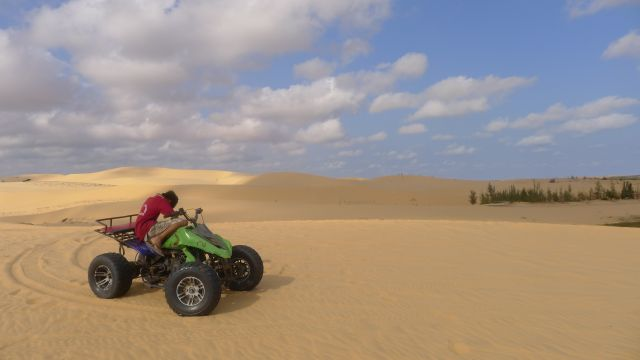
//> input picture opencv-operation/car.jpg, 640 x 360 px
$ ./img_operation   (built with g++ and OpenCV 4)
//> lines starting //> are read from the running program, lines starting //| are printed output that depends on the picture; after the words box and inside, x2 and y2 are one past the last pixel; in counts of white or black regions, pixels touching at a corner belong together
#include <stdlib.h>
#include <stdio.h>
#include "cv.h"
#include "highgui.h"

#pragma comment(lib,"cv.lib")
#pragma comment(lib,"cxcore.lib")
#pragma comment(lib,"highgui.lib")

//开运算(先erode，再dilate)是消除凸点
// [169 lines left out: functions open_calc, close_calc, tophat, diff, adds, cvPyrDownUp and 1 more, not called in this run]


void canny(){
	//cvCanny操作的是单通道
	IplImage* image = cvLoadImage("car.jpg", CV_LOAD_IMAGE_GRAYSCALE);
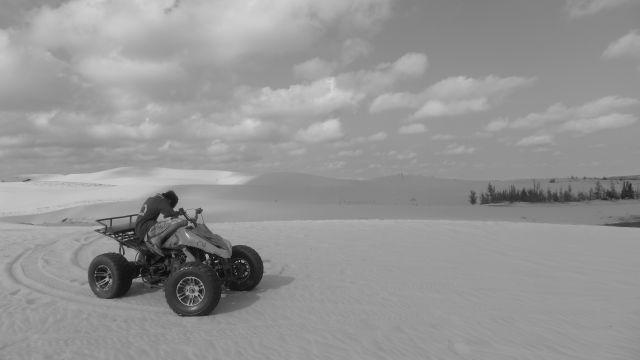
//> image: 360 rows x 640 cols, CV_8UC1; min 0, max 221, mean 148.8

	/*
	void cvCanny( const CvArr* image, CvArr* edges, double threshold1,
              double threshold2, int aperture_size=3 );
			threshold1 : 阀值，数值越大，边缘数量越少，即画面越干净
			threshold2 : 一般为threshold1的3-5倍
			aperture_size : 3或者5，3的画面比5干净
	*/
	int thresh = 100;
	IplImage* target = cvCreateImage(cvGetSize(image),IPL_DEPTH_8U,1);
	cvCanny( image, target, thresh, thresh*3, 3 );
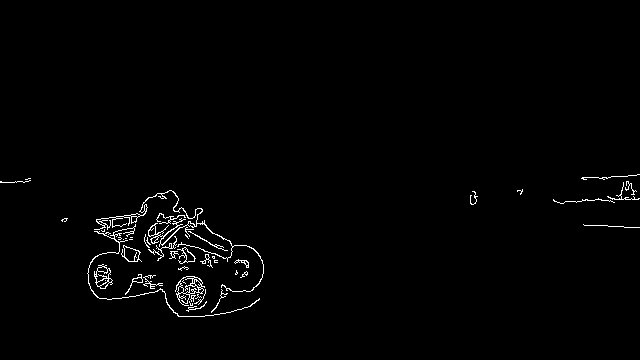
//> target: 360 rows x 640 cols, CV_8UC1; 1.3% white in thin lines or dots, all inside (x1, y1, x2, y2) = (0, 174, 640, 317)

	cvNamedWindow( "canny", CV_WINDOW_AUTOSIZE);
	cvShowImage("canny",target);


	IplImage* color = cvCreateImage( cvGetSize(image), 8, 3 );
	cvCvtColor( target, color, CV_GRAY2BGR );
	int i;
	CvMemStorage* storage = cvCreateMemStorage(0);
	//用Hough变换在二值图像中寻找直线 貌似没什么鸟用
	CvSeq*  lines = cvHoughLines2( target, storage, CV_HOUGH_PROBABILISTIC , 1, CV_PI/180, 20, 1, 5 );
//> lines = 217 items

    for( i = 0; i < lines->total; i++ )
    {
        CvPoint* line = (CvPoint*)cvGetSeqElem(lines,i);
        cvLine( color, line[0], line[1], CV_RGB(255,0,0), 1, CV_AA, 0 );
    }
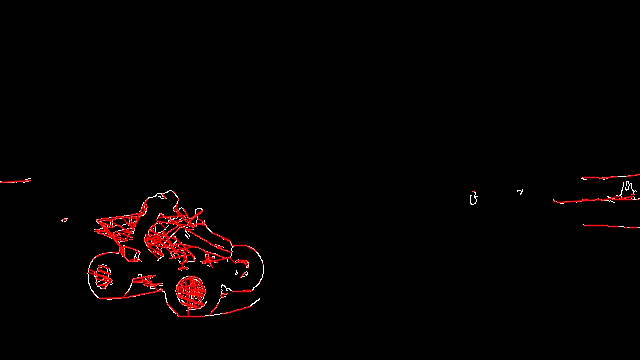
//> color: 360 rows x 640 cols, CV_8UC3; mean B, G, R 1.5, 1.5, 5.2

	cvNamedWindow( "line", CV_WINDOW_AUTOSIZE);
	cvShowImage("line",color);
	cvWaitKey();
}

/*
将指定点的，以及临近点涂成指定的颜色
void cvFloodFill( CvArr* image, CvPoint seed_point, CvScalar new_val,
				  CvScalar lo_diff=cvScalarAll(0), CvScalar up_diff=cvScalarAll(0),
                  CvConnectedComp* comp=NULL, int flags=4, CvArr* mask=NULL );
	seed_point 指定点的颜色
	new_val    涂成什么新的颜色
	lo_diff up_diff  指定 周围点高于 、低于 什么值之内 也涂成指定颜色
	comp  不知道
	flags 4(默认) 只考虑垂直和水平的点      8 还包含对角的点
	mask 掩码
*/
// [55 lines left out: functions floodfill, number, not called in this run]

int main()
{
	//开闭运算
	//open_calc();
	//close_calc();

	//礼帽和黑帽运算
	//tophat();

	//查找尺寸相同 两图中的精确差异
	//diff();

	//给图像像素点加强，加亮度，
	//adds();

	//没鸟用
	//dark();

	//查找边缘
	canny();

	//颜色填充指定点，以及临近点
	//floodfill();


	//途径图像中的元素个数
	//number();

	//图像金字塔采样,有吊用，还不如直接smooth
    //cvPyrDownUp();
	return 0;
}
